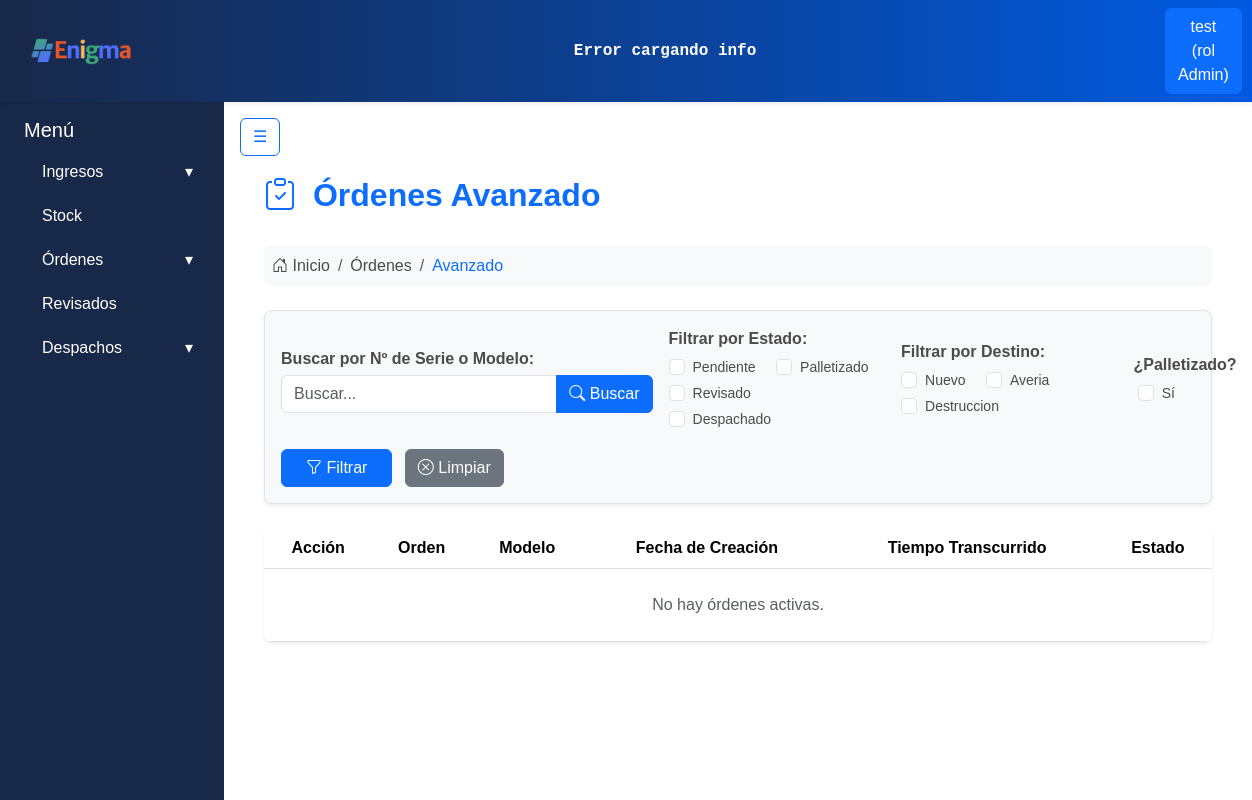
Screenshot of /ordenes/ordenes/activas/ (signed in) with the database file from the repository.
### apps/usuarios/models.py (models this page shows, shortened)
class Usuarios(AbstractBaseUser):
    username = models.CharField('Nombre de usuario', unique= True, max_length=60)
    email = models.EmailField('Correo electronico', max_length=254, unique= True)
    nombre = models.CharField(max_length=50)
    apellido = models.CharField(max_length=50)
    rol = models.ForeignKey(Roles, on_delete=models.CASCADE)
    activo = models.BooleanField(default=True)
    is_admin = models.BooleanField(default = False)
    is_superuser = models.BooleanField(default=False)
    is_staff = models.BooleanField(default=False)
    objects = UsuariosManager()
    USERNAME_FIELD = 'username'
    REQUIRED_FIELDS = ['nombre', 'apellido', 'email'] #campos necesarios para crear la cuenta por consola

class Roles(models.Model):
    id = models.AutoField(primary_key=True)
    nombre = models.CharField(max_length=50)
    def __str__(self):
        return self.nombre

### apps/ordenes/models.py (models this page shows, shortened)
class Estados(models.Model):
    nombre_estado = models.CharField(max_length=30)

class Destinos(models.Model):
    nombre_destino = models.CharField(max_length=30)

### apps/ordenes/views.py (the view, shortened to what this page needs)
# urls.py: path('ordenes/activas/', login_required(OrdenesActivasListView.as_view()), name='ordenes_activas'),
class OrdenesActivasListView(LoginRequiredMixin, ListView):
    model = Ordenes
    template_name = 'ordenes/ordenes_activas.html'
    context_object_name = 'ordenes'
    paginate_by = 10  # 🔹 Paginación: 10 por página
    def get_queryset(self):
        if not self.request.GET:
            return Ordenes.objects.none()
    def get_context_data(self, **kwargs):
        context = super().get_context_data(**kwargs)
        datos_ordenes = []
        context['ordenes'] = datos_ordenes
        context['total_ordenes'] = self.get_queryset().count()
        context['estados'] = Estados.objects.all()
        context['destinos'] = Destinos.objects.all()
        context['filtro_estados'] = self.request.GET.getlist('estado')
        context['filtro_destinos'] = self.request.GET.getlist('destino')
        context['filtro_palletizado'] = self.request.GET.getlist('palletizado')
        return context

### apps/ordenes/templates/ordenes/ordenes_activas.html (shortened to what this page needs)
{% extends 'base.html' %}
{% block content %}
<div class="page-container px-4 mt-3">
    <div class="d-flex justify-content-between align-items-center mb-4">
        <h2 class="fw-bold text-primary">
            <i class="bi bi-clipboard-check text-primary me-2"></i>
            Órdenes Avanzado
        </h2>
    </div>
    <nav aria-label="breadcrumb" class="mb-4">
        <ol class="breadcrumb bg-light rounded p-2">
            <li class="breadcrumb-item">
                <i class="bi bi-house-door"></i> Inicio
            </li>
            <li class="breadcrumb-item">
                Órdenes
            </li>
            <li class="breadcrumb-item text-primary" aria-current="page">Avanzado</li>
        </ol>
    </nav>
    <form method="get" class="mb-4 p-3 border rounded-3 shadow-sm bg-light">
        <div class="row g-3 align-items-center">
            <div class="col-md-5">
                <label for="buscar" class="form-label fw-bold mb-1">Buscar por Nº de Serie o Modelo:</label>
                <div class="input-group">
                    <input type="text" id="buscar" name="buscar" class="form-control"
                           placeholder="Buscar..." value="{{ request.GET.buscar }}">
                    <button class="btn btn-primary" type="submit">
                        <i class="bi bi-search"></i> Buscar
                    </button>
                </div>
            </div>
            <div class="col-md-3">
                <label class="form-label fw-bold mb-1">Filtrar por Estado:</label><br>
                {% for estado in estados %}
                <div class="form-check form-check-inline">
                    <input class="form-check-input" type="checkbox" name="estado" value="{{ estado.id }}"
                        {% if estado.id|stringformat:"s" in filtro_estados %}checked{% endif %}>
                    <label class="form-check-label small">{{ estado.nombre_estado }}</label>
                </div>
                {% endfor %}
            </div>
            <div class="col-md-3">
                <label class="form-label fw-bold mb-1">Filtrar por Destino:</label><br>
                {% for destino in destinos %}
                <div class="form-check form-check-inline">
                    <input class="form-check-input" type="checkbox" name="destino" value="{{ destino.id }}"
                        {% if destino.id|stringformat:"s" in filtro_destinos %}checked{% endif %}>
                    <label class="form-check-label small">{{ destino.nombre_destino }}</label>
                </div>
                {% endfor %}
            </div>
            <div class="col-md-1 text-center">
                <label class="form-label fw-bold mb-1">¿Palletizado?</label><br>
                <div class="form-check form-check-inline">
                    <input class="form-check-input" type="checkbox" name="palletizado" value="1"
                        {% if "1" in filtro_palletizado %}checked{% endif %}>
                    <label class="form-check-label small">Sí</label>
                </div>
            </div>
        </div>
        <div class="mt-3">
            <button type="submit" class="btn btn-primary px-4 me-2">
                <i class="bi bi-funnel"></i> Filtrar
            </button>
            <a href="{% url 'ordenes_activas' %}" class="btn btn-secondary">
                <i class="bi bi-x-circle"></i> Limpiar
            </a>
        </div>
    </form>
    <div class="table-responsive shadow-sm rounded-3">
        <table class="table table-hover align-middle text-center m-0">
            <thead class="table-header">
                <tr>
                    <th>Acción</th>
                    <th>Orden</th>
                    <th>Modelo</th>
                    <th>Fecha de Creación</th>
                    <th>Tiempo Transcurrido</th>
                    <th>Estado</th>
                </tr>
            </thead>
            <tbody>
                {% for orden in ordenes %}
                <tr>
                    <td>
                        <a href="{% url 'revisar_orden' orden.id %}"
                           class="btn btn-outline-primary btn-sm shadow-sm">
                            Ver detalle
                        </a>
                    </td>
                    <td><strong>ENIGMA-A{{ orden.id }}</strong></td>
                    <td>{{ orden.modelo }}</td>
                    <td>{{ orden.fecha_creacion|date:"d/m/Y H:i" }}</td>
                    <td>
                        {% with orden.tiempo_transcurrido as t %}
                            {{ t.days }} días, {% widthratio t.seconds 3600 1 %} horas
                        {% endwith %}
                    </td>
                    <td>
                        {% if orden.estado == "Pendiente" %}
                            <span class="badge bg-warning text-dark px-3 py-2">Pendiente</span>
                        {% elif orden.estado == "Revisado" %}
                            <span class="badge bg-success px-3 py-2">Revisado</span>
                        {% elif orden.estado == "Palletizado" %}
                            <span class="badge bg-primary px-3 py-2">Palletizado</span>
                        {% elif orden.estado == "Despachado" %}
                            <span class="badge bg-secondary px-3 py-2">Despachado</span>
                        {% else %}
                            <span class="badge bg-light text-dark px-3 py-2">{{ orden.estado }}</span>
                        {% endif %}
                    </td>
                </tr>
                {% empty %}
                <tr>
                    <td colspan="6" class="text-muted py-4">No hay órdenes activas.</td>
                </tr>
                {% endfor %}
            </tbody>
        </table>
    </div>
</div>
{% endblock %}

### templates/includes/header.html (shortened to what this page needs)
{% load static %}
<nav class="navbar navbar-expand-lg shadow-sm navbar-gradient">
  <div class="container-fluid">
    <a class="navbar-brand d-flex align-items-center" href="{% url 'core:dashboard' %}">
      <div class="card-header p-0 bg-transparent border-0">
        <img class="logo_form" src="{% static 'img/enigmaLogoNuevo.png' %}" alt="Enigma Logo">
      </div>
    </a>
    <div class="mx-auto text-center d-none d-lg-block">
        <div class="ticker-container text-white py-1 px-2 rounded">
            <div class="ticker" id="ticker-api">
            </div>
        </div>
    </div>
    <div class="d-flex ms-auto">
      {% if user.is_authenticated %}
        <div class="dropdown">
          <a class="btn btn-primary" href="#" role="button" id="dropdownUser" data-bs-toggle="dropdown" aria-expanded="false">
            {{ user.username }} (rol {{ user.rol }})
          </a>
        </div>
      {% else %}
        <a href="{% url 'usuarios:register' %}" class="btn btn-outline-primary me-2">Registrarse</a>
        <a href="{% url 'usuarios:login' %}" class="btn btn-outline-success">Login</a>
      {% endif %}
    </div>
  </div>
</nav>

### static/css/style.css (style rules this page uses)
:root { --color-bg-navbar-solid:linear-gradient(90deg, #182848 0%, #005ae1 100%); }
.navbar-gradient { background: var(--color-bg-navbar-solid); }
.logo_form { width: auto; height: 40px; margin-right: 10px; margin-left: 0.8rem; }
h2 { color: #e02626; }
body { font-family: Arial, sans-serif; color: #4b4b4b; }
h1, h2 { text-align: center; color: #0056b3; }
.ticker-container { color: #E0F2FE; overflow: hidden; white-space: nowrap; position: relative; width: 1000px; font-weight: bold; font-family: monospace; border-radius: 0.25rem; }
.ticker { display: inline-block; white-space: nowrap; animation: scrollTicker 50s linear infinite; }

### rows the page displays
Usuarios: username "test", rol "Admin"
Estados: nombre_estado "Pendiente"
Estados: nombre_estado "Palletizado"
Estados: nombre_estado "Revisado"
Estados: nombre_estado "Despachado"
Destinos: nombre_destino "Nuevo"
Destinos: nombre_destino "Averia"
Destinos: nombre_destino "Destruccion"
